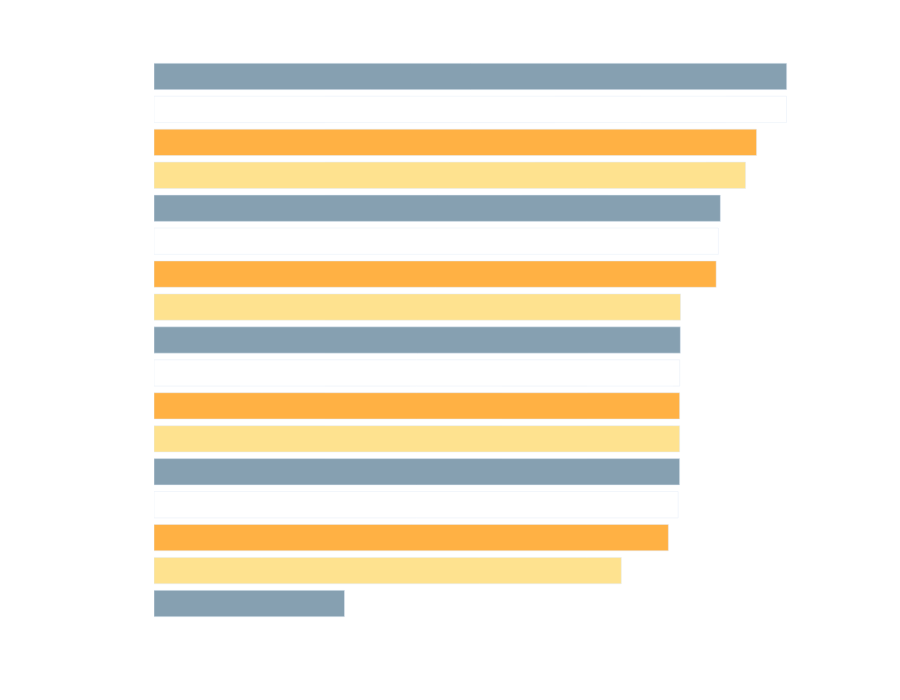

Here is the notebook cell this chart was saved with:
### Markdown cell above
### Muestro en una gráfica los resultados de las performance de los modelos

### Code cell
import plotly.express as px
import pandas as pd

colors = ['#86A0B1', '#FEE28F', '#FFB144', '#FFFFFF']

fig = px.bar(df_metrics_14[::-1],
             x='R2_SCORE',
             y='Modelos',
             color='R2_SCORE', # add color parameter
             orientation='h',
             barmode='group',
            #  color_discrete_sequence=colors,
             height=500,
             title=None)

fig.update_traces(
    marker_color=np.tile(colors, 5),
    textfont=dict(size=16),
)

fig.update_xaxes(showticklabels=True, 
                 tickfont=dict(size=20, color='white'),
                 title="R2 Score",
                 title_font=dict(size=18, color='white'))

fig.update_yaxes(showticklabels=True,
                 title=None,
                 tickfont=dict(size=20, color='white'))


# set the background color to transparent
fig.update_layout(
    width=900,
    height=700,
    plot_bgcolor='rgba(0,0,0,0)',
    paper_bgcolor='rgba(0,0,0,0)')


fig.write_image('model_metrics_14.png')

fig.show()

### Figure 1 — Plotly figure (JSON) as saved in the notebook; plotly's stock layout.template omitted (floating-point values rounded to 4 significant figures)
{"data": [{"alignmentgroup": "True", "hovertemplate": "R2_SCORE=%{marker.color}<br>Modelos=%{y}<extra></extra>", "legendgroup": "", "marker": {"color": ["#86A0B1", "#FEE28F", "#FFB144", "#FFFFFF", "#86A0B1", "#FEE28F", "#FFB144", "#FFFFFF", "#86A0B1", "#FEE28F", "#FFB144", "#FFFFFF", "#86A0B1", "#FEE28F", "#FFB144", "#FFFFFF", "#86A0B1", "#FEE28F", "#FFB144", "#FFFFFF"], "coloraxis": "coloraxis", "pattern": {"shape": ""}}, "name": "", "offsetgroup": "", "orientation": "h", "showlegend": false, "textfont": {"size": 16}, "textposition": "auto", "type": "bar", "x": [0.1758, 0.4313, 0.4747, 0.4838, 0.4851, 0.4851, 0.4851, 0.4851, 0.4857, 0.4859, 0.5188, 0.5208, 0.5227, 0.5459, 0.5561, 0.5837, 0.5839], "xaxis": "x", "y": ["DcsTree ", "KNN ", "AdaBoost ", "Huber ", "OrthogonalMP ", "Lars ", "Ridge ", "Bayesian ", "RANSAC ", "LinReg ", "MLP ", "SupVecMac ", "RndFrst ", "GradBoost ", "XGBBoost ", "CatBoost ", "LGBM "], "yaxis": "y"}], "layout": {"barmode": "group", "coloraxis": {"colorbar": {"title": {"text": "R2_SCORE"}}, "colorscale": [[0, "#0d0887"], [0.1111, "#46039f"], [0.2222, "#7201a8"], [0.3333, "#9c179e"], [0.4444, "#bd3786"], [0.5556, "#d8576b"], [0.6667, "#ed7953"], [0.7778, "#fb9f3a"], [0.8889, "#fdca26"], [1, "#f0f921"]]}, "height": 700, "legend": {"tracegroupgap": 0}, "margin": {"t": 60}, "paper_bgcolor": "rgba(0,0,0,0)", "plot_bgcolor": "rgba(0,0,0,0)", "width": 900, "xaxis": {"anchor": "y", "domain": [0, 1], "showticklabels": true, "tickfont": {"color": "white", "size": 20}, "title": {"font": {"color": "white", "size": 18}, "text": "R2 Score"}}, "yaxis": {"anchor": "x", "domain": [0, 1], "showticklabels": true, "tickfont": {"color": "white", "size": 20}, "title": {}}}}
